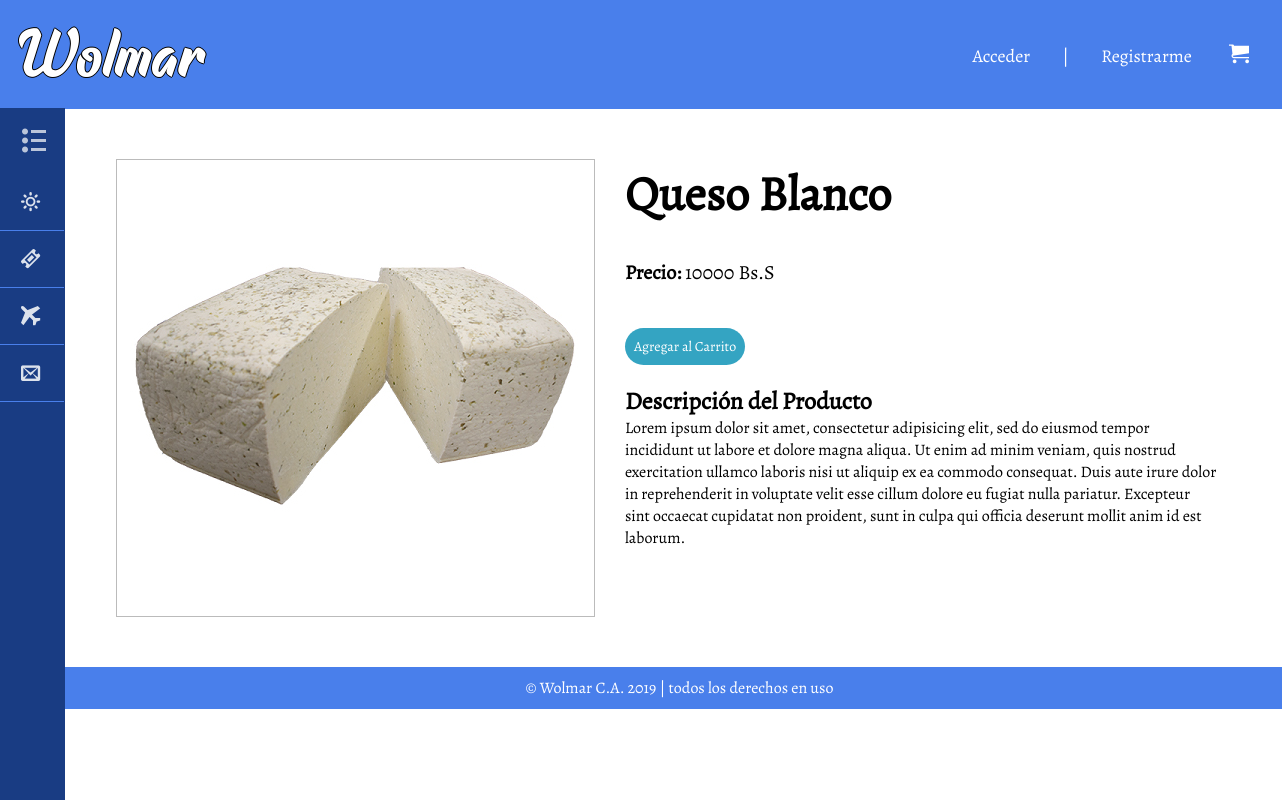
Screenshot of /detalles.php?id_producto=13 with the database file from the repository.
### tables this page shows
CREATE TABLE `producto` (
  `id_producto` int(20) NOT NULL,
  `nombre` varchar(50) NOT NULL,
  `tipo` varchar(20) NOT NULL,
  `imagen` varchar(100) NOT NULL,
  `precio` float NOT NULL,
  `cantidad` int(10) NOT NULL
);

### detalles.php (the view, shortened to what this page needs)
<?php
include 'connect.php';
$numero_id = $_GET['id_producto'];
?>
<!DOCTYPE html>
<html lang="es">
<head>
	<link rel="stylesheet" type="text/css" href="css/detalles.css">
	<link rel="stylesheet" type="text/css" href="css/fonts.css">
</head>
<body>
	<header>
		<h1 class="home"><a href="index.php">Wolmar</a></h1>
		<ul class="menuP">
            <?php if (isset($_SESSION['usuario'])): ?>
            <li><span class="icon-user"></span><?php echo $_SESSION['usuario']?></li>
            <li>|</li>
            <li><a href ="desconexion.php"><span class="icon-exit"></span>Cerrar Sesion<?php ?></a></li>
			<li>|</li>
            <li id="carrito"><a href="carro.php" class="icon-cart"></a></li>
            <?php else: ?>
            <li><a href="login.html">Acceder</a></li>
			<li>|</li>
			<li><a href="Registro.html">Registrarme</a></li>
            <li id="carrito"><a href="login.php" class="icon-cart"></a></li>
            <?php endif; ?>
		</ul>
		<nav>
				<div class="menu-bar">
					<h2><span class="icon-list2"></span>MENÚ</h2>
				</div>
			<ul class="menu">
				<li class="supermercado">
					<a href="#"><span class="icon-sun"></span>Supermercado<span class="icon-circle-down"></span></a>
				</li>
				<li>
					<a href="#"><span class="icon-ticket"></span>Ofertas</a>
				</li>
				<li>
					<a href="#"><span class="icon-airplane"></span>Importado</a>
				</li>
				<li>
					<a href="contacto.php"><span class="icon-envelop"></span>Contáctanos</a>
				</li>
			</ul>
		</nav>
	</header>
	<section class="main">
	<div class="contenido">
	    <?php
	        $consulta = mysqli_query($conexion,"SELECT * from producto WHERE id_producto = '$numero_id'");
			$atributo = mysqli_fetch_array($consulta);
	   		$imagen = $atributo ['imagen'];
	   		$nombre = $atributo ['nombre'];
		    $precio = $atributo ['precio'];
		    		echo "<div class= 'producto'>
						<img src='$imagen'>
						</div><br>
						<h3>$nombre</h3><br>
						<p class='precio'><strong>Precio: </strong>$precio Bs.S</p><br>";
		?>
			<a href="agregar_carrito.php?id_producto=<?php echo "$numero_id"?>" class="Agregar">Agregar al Carrito</a>
		<h4>Descripción del Producto</h4>
		<p>Lorem ipsum dolor sit amet, consectetur adipisicing elit, sed do eiusmod
		tempor incididunt ut labore et dolore magna aliqua. Ut enim ad minim veniam,
		quis nostrud exercitation ullamco laboris nisi ut aliquip ex ea commodo
		consequat. Duis aute irure dolor in reprehenderit in voluptate velit esse
		cillum dolore eu fugiat nulla pariatur. Excepteur sint occaecat cupidatat non
		proident, sunt in culpa qui officia deserunt mollit anim id est laborum.</p>
	</div>
	</section>
	<footer>
		<p>© Wolmar C.A. 2019 | todos los derechos en uso</p>
	</footer>
</body>
</html>

### css/detalles.css (style rules this page uses)
* { margin: 0; padding: 0; }
body { font-family: 'Alegreya'; overflow-x: hidden; }
header { position: fixed; top: 0; width: 100%; background: #497FEB; color: #fff; }
header h1 { font-family: 'Raphtalia'; font-weight: lighter; font-size: 70px; display: inline-block; text-align: left; margin: 10px; text-shadow: 1px 0 0 #000, -1px 0 0 #000, 0 1px 0 #000, 0 -1px 0 #000; }
header .menuP { display: inline-block; margin-top: 22px; float: right; }
header .menuP li { display: inline-block; margin: 20px 10px; font-size: 18px; }
header .menuP a, h1 a { padding: 9px; color: #fff; text-decoration: none; }
header span { margin-right: 28px; margin-left: 6px; }
header li#carrito { margin-right: 24px; margin-left: 6px; font-size: 20px; }
.menu-bar { cursor: pointer; padding: 16px; color: #fff; opacity: .7; }
header nav { font-family: 'BreeSerif'; position: fixed; width: 64px; height: 100%; background:#193C83; outline: 1px solid #193C83; transition: all .3s; overflow-x: hidden; overflow-y: auto; }
header ul { list-style: none; }
header nav > ul { padding-bottom: 120px; }
header nav li { border-bottom: 1px solid #497FEB; transition: all .3s; }
header nav a { padding: 15px; display: block; color: #fff; opacity: .85; font-size: 1.2em; text-decoration: none; position: relative; }
div.contenido { width: 93%; text-align: left; overflow: hidden; margin-top: 109px; margin-left: 66px; padding: 30px 20px; }
div.contenido h3 { text-align: left; font-size: 48px; font-weight: bold; margin-bottom: 10px; padding: 0 40px; }
div.producto { display: inline-block; float: left; text-align: center; margin: 20px 30px; font-size: 18px; width: 40%; height: 60%; border: 1px solid #bbb; }
div.producto img { height: 100%; }
div.contenido p.precio { text-align: left; font-size: 20px; }
div.contenido a { text-align: left; display: inline-block; margin: 20px 0; font-size: 14px; padding: 9px; text-decoration: none; background: #34A4C2; color: #fff; border-radius: 20px; }
div.contenido h4 { text-align: left; font-size: 24px; }
div.contenido p { text-align: left; margin-right: 60px; }
footer { background: #497FEB; color:#fff; z-index: 0; width: 106%; padding: 10px 0; text-align: center; }

### rows the page displays
producto: imagen (picture), nombre "Queso Blanco", precio "10000"
